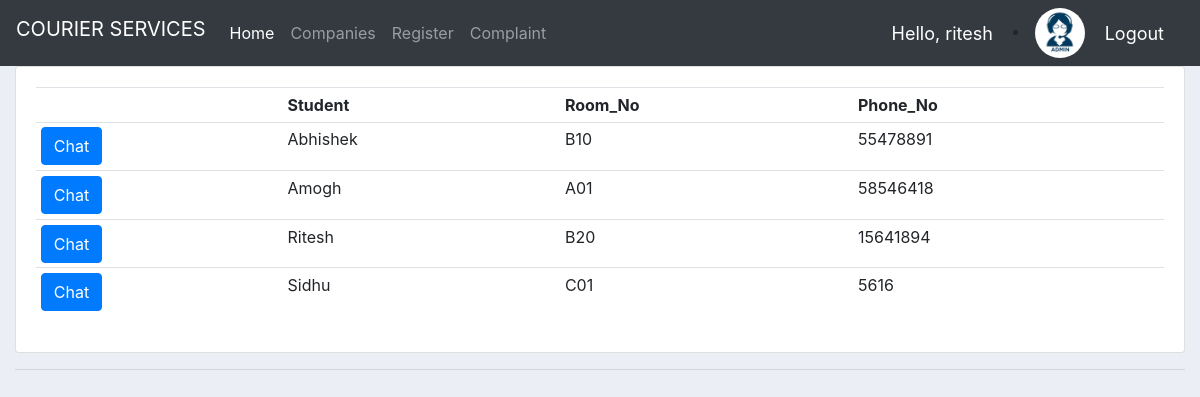
The app's page /admin_complaint/ (signed in), older data.
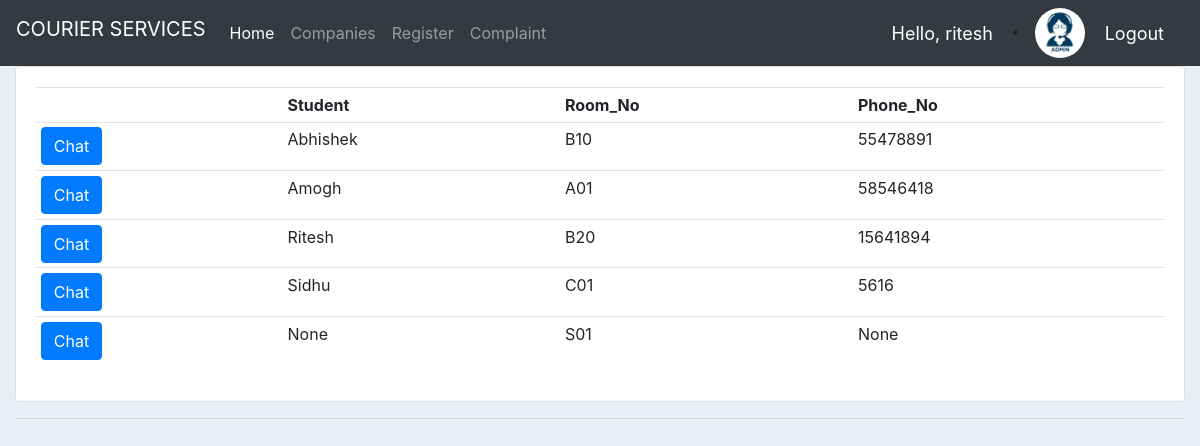
The same page, newer data.
### courier/models.py (models this page shows, shortened)
class Student(models.Model):
    user = models.OneToOneField(User, null=True, on_delete=models.CASCADE)
    enrollment_no = models.IntegerField(null=True)
    name = models.CharField(max_length=200, null=True)
    room_no = models.CharField(max_length=10, null=True)
    phone = models.IntegerField(null=True)
    email = models.CharField(max_length=200, null=True)
    profile_pic = models.ImageField(default='default.png',null=True, blank=True)
    date_created = models.DateTimeField(auto_now_add=True, null=True)

### courier/views.py (the view)
# urls.py: path('admin_complaint/',views.comp_admin,name='admin_complaint'),
@login_required
def comp_admin(request):
    students = Student.objects.all()
    context={'students':students}
    return render(request,'courier/admin_complaint.html',context)

### courier/templates/courier/admin_complaint.html
{%  extends 'courier/main.html' %}
{% block content %}
<div class="card card-body">
			<table class="table table-sm">
				<tr>
                    <th></th>
                    <th>Student</th>
                    <th>Room_No</th>
					<th>Phone_No</th>
				</tr>
                {% for student in students %}
                    <tr>
                        <td><a class="btn btn-primary" href="{% url 'room' student.id %}" >Chat</a></td>
                    <td>{{ student.name }}</td>
                        <td>{{ student.room_no }}</td>
                    <td>{{ student.phone }}</td>
                    </tr>
                {% endfor %}
			</table>
		</div>
{% endblock %}

Row changes from the older to the newer data that the page shows:
added Student: name "None", room_no "S01", phone "None"
